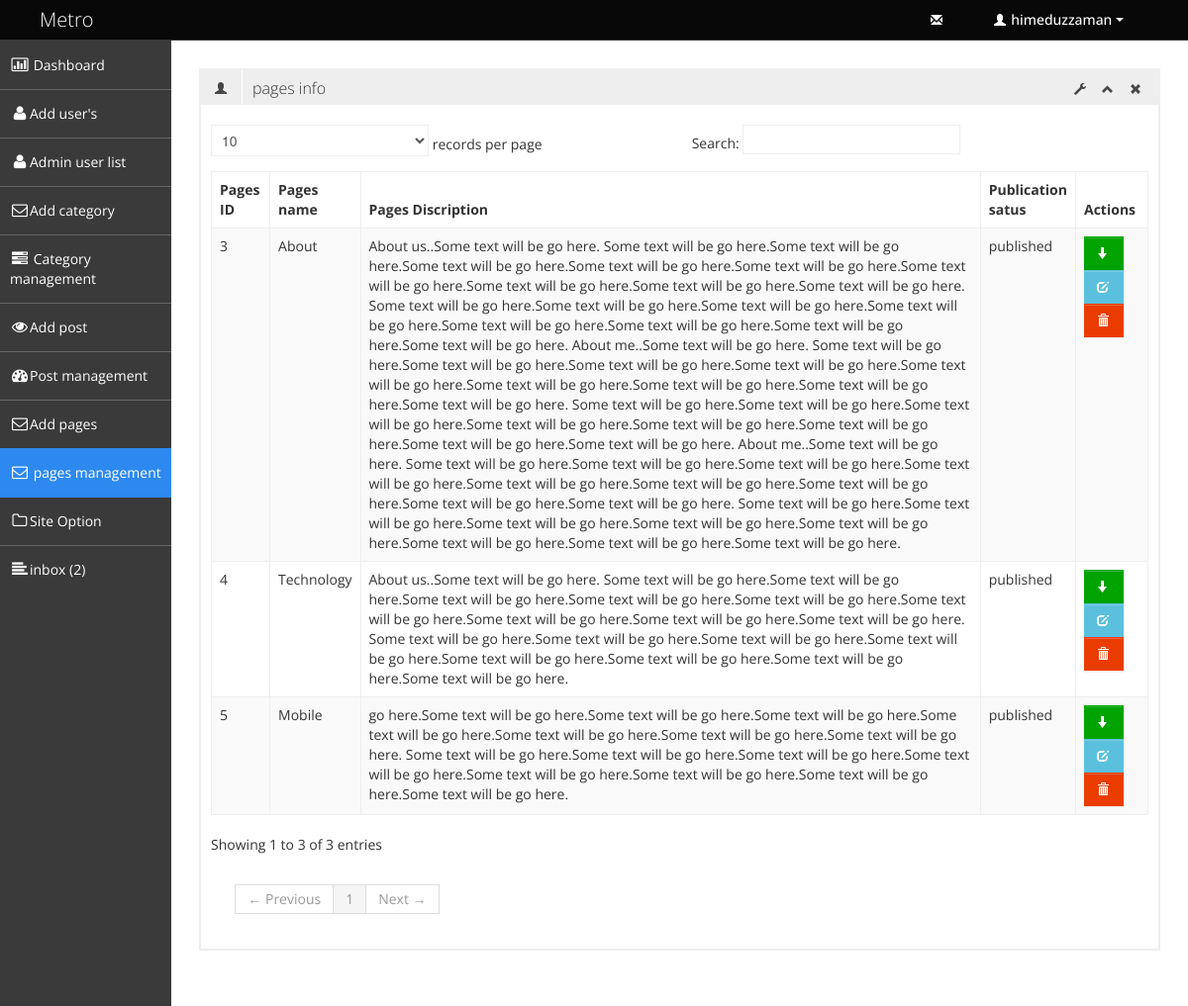
The page /admin/management_pages.php (signed in) on the database its author committed.
### tables this page shows
CREATE TABLE `tbl_pages` (
  `pages_id` int(11) NOT NULL,
  `pages_name` varchar(255) NOT NULL,
  `pages_discription` text NOT NULL,
  `publication_status` tinyint(1) NOT NULL
);

### admin/management_pages.php (called while the page is built, shortened)
<?php
   include './admin_master.php';

### classes/info_pages_data.php (called while the page is built, shortened)
<?php
   class info_all {
      private $db_connect;
      public function __construct() {
          $host_name='localhost';
          $user_name='root';
          $password= '';
          $tbl_name='blog_template';
          $this->db_connect=mysqli_connect( $host_name,  $user_name,  $password,  $tbl_name);
      }
      public function select_update_pages_info(){
        $sql="select * from tbl_pages";
        if(mysqli_query($this->db_connect, $sql)){
           $result=mysqli_query($this->db_connect, $sql);
           return $result;
        }else{
            die('connection fail'. mysqli_error($this->db_connect));
        }
     }
   }
?>

### admin/pages/management_pages_content.php (the view, shortened to what this page needs)
<?php
     include '../classes/info_pages_data.php';
     $obj_pages= new info_all();
   $result=$obj_pages->select_update_pages_info();
?>
<div class="row-fluid sortable">
   <div class="row-fluid sortable">
      <div class="box span12">
         <div class="box-header" data-original-title>
            <h2><i class="halflings-icon user"></i><span class="break"></span>pages info</h2>
            <div class="box-icon">
               <a href="#" class="btn-setting"><i class="halflings-icon wrench"></i></a>
               <a href="#" class="btn-minimize"><i class="halflings-icon chevron-up"></i></a>
               <a href="#" class="btn-close"><i class="halflings-icon remove"></i></a>
            </div>
         </div>
         <div class="box-content">
          <h3 style="color:green"><?php if(isset($message)){echo $message; unset($_SESSION['$message']);  }?></h3>
            <table class="table table-striped table-bordered bootstrap-datatable datatable">
               <thead>
                  <tr>
                     <th>Pages ID</th>
                     <th>Pages name</th>
                     <th>Pages Discription</th>
                     <th>Publication satus</th>
                     <th>Actions</th>
                  </tr>
               </thead>
               <tbody>
               <?php while ($page_info=mysqli_fetch_assoc($result)){ ?>
                  <tr>
                     <td><?php echo $page_info['pages_id'];?></td>
                     <td><?php echo $page_info['pages_name'];?></td>
                     <td><?php echo $page_info['pages_discription'];?></td>
                     <td class="center">
                        <?php
                           if($page_info['publication_status'] == 1){
                              echo 'published';
                           }else{
                             echo 'unpublished';
                           }
                        ?>
                     </td>
                     <td class="center">
                      <?php if($page_info['publication_status']==1){?>
                        <a class="btn btn-success" href="?satatus=published&&id=<?php echo $page_info['pages_id'];?>" title="unpublished">
                            <i class="halflings-icon white arrow-down"></i>
                           </a>
                        <?php }else{ ?>
                           <a class="btn btn-danger" href="?satatus=unpublished&&id=<?php echo $page_info['pages_id'];?>" title="published">
                            <i class="halflings-icon white arrow-up"></i>
                           </a>
                        <?php }?>
                        <a class="btn btn-info" href="edit_pages.php?&&id=<?php echo $page_info['pages_id'];?>"   title="edit">
                           <i class="halflings-icon white edit" ></i>
                        </a>
                        <a class="btn btn-danger" href="?satatus=delete&&id=<?php echo $page_info['pages_id'];?>" onclick=" return check_delete();" title="delete">
                           <i class="halflings-icon white trash" ></i>
                        </a>
                     </td>
                  </tr>
                <?php  }?>
               </tbody>
            </table>
         </div>
      </div>
   </div>
</div>

### assets/admin_end_assets/css/style.css (style rules this page uses)
body { background: #F5F5F5; color: #333; border: none; font-family: 'Open Sans', sans-serif; font-weight: 400; }
a { color: #646464; }
h2 { font-size: 16px; line-height: 16px; }
h3 { font-size: 15px; line-height: 15px; }
.box { border: 2px solid #eee; background: #fff !important; margin-bottom: 28px; }
.box-header { height: 16px; font-size: 16px; line-height: 16px; padding: 10px; background: #eee; -webkit-box-shadow: none; -moz-box-shadow: none; box-shadow: none; overflow: hidden; }
.box-header h2 { float:left; margin-top: 0px; font-weight: 300; }
.box-header h2 i { margin: 0px 3px 0px 4px; opacity: .8; filter: alpha(opacity=80); -ms-filter:"progid:DXImageTransform.Microsoft.Alpha(Opacity=80)"; }
.box-header .box-icon { float:right; margin-top: 1px; }
.box-header .box-icon i { -webkit-transition: all 0.1s ease-in-out; -moz-transition: all 0.1s ease-in-out; -o-transition: all 0.1s ease-in-out; -ms-transition: all 0.1s ease-in-out; transition: all 0.1s ease-in-out; opacity: .8; filter: alpha(opacity=80); -ms-filter:"progid:DXImageTransform.Microsoft.Alpha(Opacity=80)"; }
.box-header .box-icon a { margin: 0px 5px; }
.box-content { position: relative; z-index: 50; margin-top: -1px; padding: 10px; background: #fff !important; }
.btn { display: inline-block; padding: 6px 12px; margin-bottom: 0; font-size: 14px; font-weight: 500; line-height: 20px; text-align: center; white-space: nowrap; vertical-align: middle; cursor: pointer; border: 1px solid #a7a9aa; -webkit-border-radius: 0px !important; border-radius: 0px !important; }
.btn i { margin-top: 2px; }
.btn { color: #ffffff; background-color: #a7a9aa; border-color: #a7a9aa; background-image: none; filter: none; text-shadow: none; }
.btn-danger { background-color: #EB3C00; border-color: #EB3C00; }
.btn-success { background-color: #00A300; border-color: #00A300; }
.btn-info { background-color: #5bc0de; border-color: #5bc0de; }
.table th, .table td { border-top: 1px solid #eee; }
.table-bordered { border-color: #eee; -webkit-border-radius: 0px !important; -moz-border-radius: 0px !important; border-radius: 0px !important; }
.table-bordered th, .table-bordered td { border-left: 1px solid #eee; }
.table-bordered thead:first-child tr:first-child > th:first-child, .table-bordered tbody:first-child tr:first-child > td:first-child, .table-bordered tbody:first-child tr:first-child > th:first-child { -webkit-border-radius: 0px !important; -moz-border-radius: 0px !important; border-radius: 0px !important; }
.table-bordered thead:first-child tr:first-child > th:last-child, .table-bordered tbody:first-child tr:first-child > td:last-child, .table-bordered tbody:first-child tr:first-child > th:last-child { -webkit-border-radius: 0px !important; -moz-border-radius: 0px !important; border-radius: 0px !important; }
.table-bordered thead:last-child tr:last-child > th:first-child, .table-bordered tbody:last-child tr:last-child > td:first-child, .table-bordered tbody:last-child tr:last-child > th:first-child, .table-bordered tfoot:last-child tr:last-child > td:first-child, .table-bordered tfoot:last-child tr:last-child > th:first-child { -webkit-border-radius: 0px !important; -moz-border-radius: 0px !important; border-radius: 0px !important; }
.table-bordered thead:last-child tr:last-child > th:last-child, .table-bordered tbody:last-child tr:last-child > td:last-child, .table-bordered tbody:last-child tr:last-child > th:last-child, .table-bordered tfoot:last-child tr:last-child > td:last-child, .table-bordered tfoot:last-child tr:last-child > th:last-child { -webkit-border-radius: 0px !important; -moz-border-radius: 0px !important; border-radius: 0px !important; }

### rows shown on the page
tbl_pages: pages_id "3", pages_name "About", pages_discription "About us..Some text will be go here. Some text will be go here.Some text will be go here.Some text will be go here.Some text will be go here.Some text will be go here.Some text will be go here.Some text will be go here.Some text will be go here.Some text will be go here. Some text will be go here.Some text will be go here.Some text will be go here.Some text will be go here.Some text will be go here.Some text will be go here.Some text will be go here.Some text will be go here. About me..Some text will be go here. Some text will be go here.Some text will be go here.Some text will be go here.Some text will be go here.Some text will be go here.Some text will be go here.Some text will be go…", publication_status "published"
tbl_pages: pages_id "4", pages_name "Technology", pages_discription "About us..Some text will be go here. Some text will be go here.Some text will be go here.Some text will be go here.Some text will be go here.Some text will be go here.Some text will be go here.Some text will be go here.Some text will be go here.Some text will be go here. Some text will be go here.Some text will be go here.Some text will be go here.Some text will be go here.Some text will be go here.Some text will be go here.Some text will be go here.Some text will be go here.", publication_status "published"
tbl_pages: pages_id "5", pages_name "Mobile", pages_discription "go here.Some text will be go here.Some text will be go here.Some text will be go here.Some text will be go here.Some text will be go here.Some text will be go here.Some text will be go here. Some text will be go here.Some text will be go here.Some text will be go here.Some text will be go here.Some text will be go here.Some text will be go here.Some text will be go here.Some text will be go here.", publication_status "published"

### other values the page prints
$_SESSION['admin_name'] "himeduzzaman"
$count "2"
